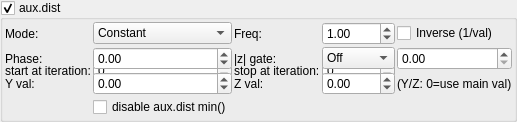
    <widget class="MyGroupBox" name="groupCheck_transf_function_enabledG_false">
     <property name="toolTip">
      <string/>
     </property>
     <property name="title">
      <string>aux.dist&amp;</string>
     </property>
     <property name="checkable">
      <bool>true</bool>
     </property>
     <layout class="QVBoxLayout" name="verticalLayout_55">
      <property name="spacing">
       <number>2</number>
      </property>
      <property name="leftMargin">
       <number>2</number>
      </property>
      <property name="topMargin">
       <number>2</number>
      </property>
      <property name="rightMargin">
       <number>2</number>
      </property>
      <property name="bottomMargin">
       <number>2</number>
      </property>
      <item>
       <layout class="QGridLayout" name="gridLayout_69">
        <property name="spacing">
         <number>2</number>
        </property>
        <item row="2" column="1" rowspan="2">
         <widget class="MySpinBox" name="spinboxInt_transf_start_iterations_C">
          <property name="sizePolicy">
           <sizepolicy hsizetype="Minimum" vsizetype="Maximum">
            <horstretch>0</horstretch>
            <verstretch>0</verstretch>
           </sizepolicy>
          </property>
          <property name="maximum">
           <number>999</number>
          </property>
         </widget>
        </item>
        <item row="2" column="2" rowspan="2">
         <widget class="QLabel" name="label_269">
          <property name="text">
           <string>stop at iteration:</string>
          </property>
         </widget>
        </item>
        <item row="2" column="0" rowspan="2">
         <widget class="QLabel" name="label_264">
          <property name="text">
           <string>start at iteration:</string>
          </property>
         </widget>
        </item>
        <item row="2" column="3" rowspan="2">
         <widget class="MySpinBox" name="spinboxInt_transf_stop_iterations_C">
          <property name="sizePolicy">
           <sizepolicy hsizetype="Minimum" vsizetype="Maximum">
            <horstretch>0</horstretch>
            <verstretch>0</verstretch>
           </sizepolicy>
          </property>
          <property name="maximum">
           <number>999</number>
          </property>
         </widget>
        </item>
      <item row="1" column="0">
       <widget class="QLabel"><property name="text"><string>Mode:</string></property></widget>
      </item>
      <item row="1" column="1">
       <widget class="MyComboBox" name="comboBox_transf_multiplier_value_mode_2">
        <item><property name="text"><string notr="true">Constant</string></property></item>
        <item><property name="text"><string notr="true">Sine</string></property></item>
        <item><property name="text"><string notr="true">Ramp</string></property></item>
        <item><property name="text"><string notr="true">Exponential</string></property></item>
        <item><property name="text"><string notr="true">Triangle</string></property></item>
        <item><property name="text"><string notr="true">Square</string></property></item>
        <item><property name="text"><string notr="true">Smoothstep</string></property></item>
        <item><property name="text"><string notr="true">Noise</string></property></item>
        <item><property name="text"><string notr="true">Ping-pong</string></property></item>
        <item><property name="text"><string notr="true">Stepped</string></property></item>
       </widget>
      </item>
      <item row="1" column="2">
       <widget class="QLabel"><property name="text"><string>Freq:</string></property></widget>
      </item>
      <item row="1" column="3">
       <widget class="MyDoubleSpinBox" name="spinbox_transf_multiplier_frequency_2">
        <property name="minimum"><double>0.01</double></property><property name="maximum"><double>100.0</double></property>
        <property name="singleStep"><double>0.1</double></property><property name="value"><double>1.0</double></property>
       </widget>
      </item>
      <item row="1" column="4" colspan="2">
       <widget class="MyCheckBox" name="checkBox_transf_multiplier_inverse_2">
        <property name="text"><string>Inverse (1/val)</string></property>
       </widget>
      </item>
      <item row="2" column="0">
       <widget class="QLabel"><property name="text"><string>Phase:</string></property></widget>
      </item>
      <item row="2" column="1">
       <widget class="MyDoubleSpinBox" name="spinbox_transf_multiplier_phase_2">
        <property name="minimum"><double>-10.0</double></property><property name="maximum"><double>10.0</double></property>
        <property name="singleStep"><double>0.1</double></property><property name="value"><double>0.0</double></property>
       </widget>
      </item>
      <item row="2" column="2">
       <widget class="QLabel"><property name="text"><string>|z| gate:</string></property></widget>
      </item>
      <item row="2" column="3">
       <widget class="MyComboBox" name="comboBox_transf_multiplier_threshold_mode_2">
        <item><property name="text"><string notr="true">Off</string></property></item>
        <item><property name="text"><string notr="true">&gt; thresh</string></property></item>
        <item><property name="text"><string notr="true">&lt; thresh</string></property></item>
       </widget>
      </item>
      <item row="2" column="4" colspan="2">
       <widget class="MyDoubleSpinBox" name="spinbox_transf_multiplier_threshold_2">
        <property name="minimum"><double>0.0</double></property><property name="maximum"><double>1000.0</double></property>
        <property name="singleStep"><double>0.1</double></property><property name="value"><double>0.0</double></property>
       </widget>
      </item>
      <item row="3" column="0">
       <widget class="QLabel"><property name="text"><string>Y val:</string></property></widget>
      </item>
      <item row="3" column="1">
       <widget class="MyDoubleSpinBox" name="spinbox_transf_multiplier_scale_y_2">
        <property name="minimum"><double>-100.0</double></property><property name="maximum"><double>100.0</double></property>
        <property name="singleStep"><double>0.01</double></property><property name="value"><double>0.0</double></property>
       </widget>
      </item>
      <item row="3" column="2">
       <widget class="QLabel"><property name="text"><string>Z val:</string></property></widget>
      </item>
      <item row="3" column="3">
       <widget class="MyDoubleSpinBox" name="spinbox_transf_multiplier_scale_z_2">
        <property name="minimum"><double>-100.0</double></property><property name="maximum"><double>100.0</double></property>
        <property name="singleStep"><double>0.01</double></property><property name="value"><double>0.0</double></property>
       </widget>
      </item>
      <item row="3" column="4" colspan="2">
       <widget class="QLabel"><property name="text"><string notr="true">(Y/Z: 0=use main val)</string></property></widget>
      </item>
        <item row="4" column="1">
         <widget class="MyCheckBox" name="checkBox_analyticDE_enabled_false">
          <property name="text">
           <string>disable aux.dist min()</string>
          </property>
         </widget>
        </item>
       </layout>
      </item>
     </layout>
    </widget>
